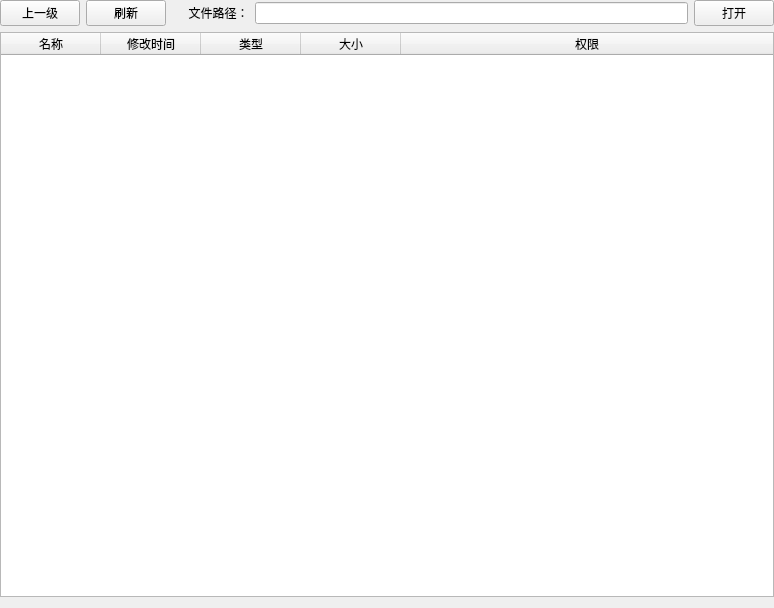
<?xml version="1.0" encoding="UTF-8"?>
<ui version="4.0">
 <class>DirListInfo</class>
 <widget class="QWidget" name="DirListInfo">
  <property name="geometry">
   <rect>
    <x>0</x>
    <y>0</y>
    <width>774</width>
    <height>608</height>
   </rect>
  </property>
  <property name="windowTitle">
   <string>Form</string>
  </property>
  <layout class="QGridLayout" name="gridLayout">
   <property name="leftMargin">
    <number>0</number>
   </property>
   <property name="topMargin">
    <number>0</number>
   </property>
   <property name="rightMargin">
    <number>0</number>
   </property>
   <item row="0" column="0">
    <widget class="QPushButton" name="btn_pre">
     <property name="text">
      <string>上一级</string>
     </property>
    </widget>
   </item>
   <item row="0" column="1">
    <widget class="QPushButton" name="btn_fileRefresh">
     <property name="text">
      <string>刷新</string>
     </property>
    </widget>
   </item>
   <item row="0" column="2">
    <widget class="QLabel" name="label_7">
     <property name="text">
      <string>     文件路径：</string>
     </property>
    </widget>
   </item>
   <item row="0" column="3">
    <widget class="QLineEdit" name="lineEdit_filePath"/>
   </item>
   <item row="0" column="4">
    <widget class="QPushButton" name="btn_fileOpen">
     <property name="text">
      <string>打开</string>
     </property>
    </widget>
   </item>
   <item row="1" column="0" colspan="5">
    <widget class="QTableWidget" name="tableWidget_file">
     <property name="editTriggers">
      <set>QAbstractItemView::NoEditTriggers</set>
     </property>
     <property name="selectionBehavior">
      <enum>QAbstractItemView::SelectRows</enum>
     </property>
     <property name="showGrid">
      <bool>false</bool>
     </property>
     <property name="rowCount">
      <number>0</number>
     </property>
     <property name="columnCount">
      <number>5</number>
     </property>
     <attribute name="horizontalHeaderStretchLastSection">
      <bool>true</bool>
     </attribute>
     <attribute name="verticalHeaderVisible">
      <bool>false</bool>
     </attribute>
     <column>
      <property name="text">
       <string>名称</string>
      </property>
     </column>
     <column>
      <property name="text">
       <string>修改时间</string>
      </property>
     </column>
     <column>
      <property name="text">
       <string>类型</string>
      </property>
     </column>
     <column>
      <property name="text">
       <string>大小</string>
      </property>
     </column>
     <column>
      <property name="text">
       <string>权限</string>
      </property>
     </column>
    </widget>
   </item>
  </layout>
 </widget>
 <resources/>
 <connections/>
</ui>
